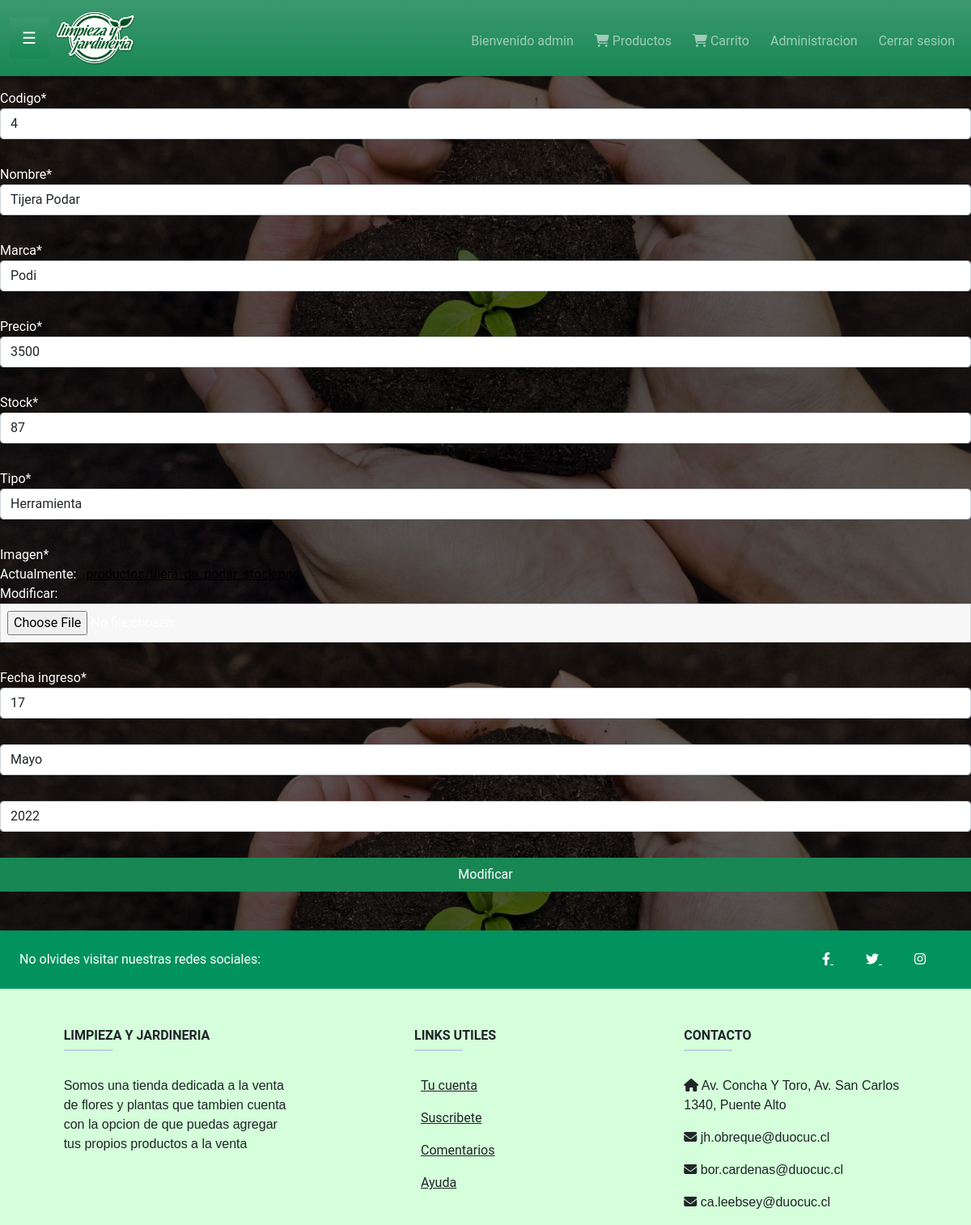
Page /Modificar/producto/4/ (signed in) on the committed database.
### app/models.py (models this page shows, shortened)
class Producto(models.Model):
    codigo = models.IntegerField(null=False,primary_key=True)
    nombre = models.CharField(max_length=100)
    marca = models.CharField(max_length=30)
    precio = models.IntegerField()
    stock = models.IntegerField()
    tipo = models.ForeignKey(TipoProducto,on_delete=models.CASCADE)
    descripcion = models.CharField(max_length=500)
    imagen = models.ImageField(upload_to="productos", null=True) #agregar campo de imagen
    fecha_ingreso = models.DateField() #Agregar campo de fecha
    created_at = models.DateField(auto_now_add=True)
    updated_at = models.DateField(auto_now=True)
    class Meta:
        db_table = 'db_producto'

class TipoProducto(models.Model):
    tipo = models.CharField(max_length=20)
    def __str__(self):
        return self.tipo
    class Meta:
        db_table = 'db_tipo_producto'

### app/views.py (the view)
# urls.py: path('Modificar/producto/<codigo>/', modificar_producto, name="modificar_producto"),
@permission_required('app.change_producto')
def modificar_producto(request, codigo):
    producto = Producto.objects.get(codigo=codigo)
    datos = {
        'form' : ProductoForm(instance=producto)
    }
    if request.method == 'POST':
        formulario = ProductoForm(data=request.POST,files=request.FILES,instance=producto)
        if formulario.is_valid():
            formulario.save()
            datos['mensaje'] = "Producto modificado correctamente!"
            datos['form'] = formulario
    return render(request, 'app/producto/modificar_producto.html', datos)

### app/forms.py
class ProductoForm(ModelForm):
    class Meta:
        model = Producto
        fields = ['codigo','nombre','marca','precio','stock','tipo','imagen','fecha_ingreso']
        nombre = forms.CharField(min_length=10,max_length=20)
        precio = forms.IntegerField(min_value=400)
        widgets = {
            'fecha_ingreso' : forms.SelectDateWidget(years=range(2020,2023))
                }

### app/templates/app/producto/modificar_producto.html (shortened to what this page needs)
{% extends 'app/base_loged.html' %}
{% load static %}
{% load crispy_forms_tags %}
{% block contenido %}
<form action="" method="post" enctype="multipart/form-data" style="color: white;">
<table>
    {{ form|crispy }}
</table>
    <input type="submit" class="btn-success" value="Modificar">
</form>
{% endblock %}

### app/templates/app/base_loged.html (shortened to what this page needs)
<!DOCTYPE html>
<html lang="en">
{% load static %}
  <head>
    <link href="https://cdn.jsdelivr.net/npm/bootstrap@5.1.3/dist/css/bootstrap.min.css" rel="stylesheet">
    <link rel="stylesheet" href="https://cdnjs.cloudflare.com/ajax/libs/font-awesome/6.1.1/css/all.min.css">
    <link rel="stylesheet" href="{% static 'app/css/style.css' %}">
    <link rel="stylesheet" href="{% static 'app/css/Style2.css' %}">
    <link rel="stylesheet" href="{% static 'app/css/Style3.css' %}">
    <link rel="stylesheet" href="{% static 'app/css/Style profile setting.css' %}">
    <link rel="stylesheet" href="{% static 'app/css/Style5.css' %}">
<link rel="stylesheet" href="https://cdnjs.cloudflare.com/ajax/libs/limonte-sweetalert2/11.4.8/sweetalert2.css"
 />
  </head>
<body>
  <!DOCTYPE html>
<html>
<head>
</head>
<body >
</body>
</html>
    <nav class="navbar navbar-expand-sm bg-success bg-gradient navbar-dark">
        <div class="container-fluid">
          <div id="main">
            <button style="z-index: 1;" class="openbtn bg-success bg-gradient navbar-dark" onclick="openNav()" >☰</button>
          </div>
            <a class="navbar-brand" href="" ><img src="{% static 'app/img/jardinieria logo .png' %}" width="100" alt="" onload="closeNav()"></a>
            <div class="collapse navbar-collapse justify-content-end" id="collapsibleNavbar">
                <ul class="navbar-nav">
                    <li class="nav-item mt-1">
                      <ul class="navbar-nav">
                        <li class="nav-item mt-1">
                          <a class="nav-link">Bienvenido {{ user.username}}</a>
                        </li>
                      <li class="nav-item mt-1">
                        <a class="nav-link"  href="Pagina/" ><i class="fa fa-shopping-cart"></i> Productos </a>
                      </li>
                      <li class="nav-item mt-1">
                        <a class="nav-link"  href="Carrito/" ><i class="fa fa-shopping-cart"></i> Carrito </a>
                      </li>
                      {% if user.is_staff == 1 %}
                      <li class="nav-item mt-1">
                        <a class="nav-link"  href="http://127.0.0.1:8000/admin/" > Administracion </a>
                      </li>
                      {% endif %}
                      {% if user.is_authenticated %}
                        <li class="nav-item mt-1">
                          <a class="nav-link" href="{% url 'logout' %}">Cerrar sesion</a>
                        </li>
                      {% endif %}
                </ul>
            </div>
        </div>
    </nav>
        {% block contenido %}
        {% endblock %}
  <footer class="text-center text-lg-start text-dark" style="background-color: #d4ffda">
    <section class="d-flex justify-content-between p-4 text-white" style="background-color: #00925f">
      <div class="me-5">
        <span>No olvides visitar nuestras redes sociales:</span>
      </div>
      <div>
        <a href="https://es-la.facebook.com/ventadeplantas1234/" class="text-white me-4">
          <i class="fab fa-facebook-f"></i>
        </a>
        <a href="https://twitter.com/floresiplantas?lang=es" class="text-white me-4">
          <i class="fab fa-twitter"></i>
        </a>
        <a href="https://www.instagram.com/todoplantaspierola/?hl=es" class="text-white me-4">
          <i class="fab fa-instagram"></i>
        </a>
      </div>
    </section>
    <section class="">
      <div class="text-center text-md-start mt-5">
        <div class="row mt-3">
          <div class="col-md-3 col-lg-4 col-xl-3 mx-auto mb-4">
            <h6 class="text-uppercase fw-bold">Limpieza y Jardineria</h6>
            <hr
                class="mb-4 mt-0 d-inline-block mx-auto"
                style="width: 60px; background-color: #7c4dff; height: 2px"
                />
            <p>
              Somos una tienda dedicada a la venta de flores y plantas
              que tambien cuenta con la opcion de que puedas agregar tus
              propios productos a la venta
            </p>
          </div>
          <div class="col-md-3 col-lg-2 col-xl-2 mx-auto mb-4">
            <h6 class="text-uppercase fw-bold">Links Utiles</h6>
            <hr
                class="mb-4 mt-0 d-inline-block mx-auto"
                style="width: 60px; background-color: #7c4dff; height: 2px"
                />
            <p>
              <a href="#!" class="text-dark">Tu cuenta</a>
            </p>
            <p>
              <a href="Suscripcion_no_login.html" class="text-dark">Suscribete</a>
            </p>
            <p>
              <a href="#!" class="text-dark">Comentarios</a>
            </p>
            <p>
              <a href="#!" class="text-dark">Ayuda</a>
            </p>
          </div>
          <div class="col-md-4 col-lg-3 col-xl-3 mx-auto mb-md-0 mb-4">
            <h6 class="text-uppercase fw-bold">Contacto</h6>
            <hr
                class="mb-4 mt-0 d-inline-block mx-auto"
                style="width: 60px; background-color: #7c4dff; height: 2px"
                />
            <p><i class="fas fa-home mr-3"></i> Av. Concha Y Toro, Av. San Carlos 1340, Puente Alto</p>
            <p><i class="fas fa-envelope mr-3"></i> jh.obreque@duocuc.cl</p>
            <p><i class="fas fa-envelope mr-3"></i> bor.cardenas@duocuc.cl</p>
            <p><i class="fas fa-envelope mr-3"></i> ca.leebsey@duocuc.cl</p>
          </div>
</footer>
</html>

### app/static/app/css/style.css (style rules this page uses)
.nav-link { color: rgb(107, 107, 107); }
hr { color: white; }
body { height: 100%; background-repeat: repeat; background-size: cover; position: absolute; top: 0; left: 0; width: 100%; height: 100%; z-index: -1; background-image: url(../img/fondo.jpg); background-size: cover; }
body { background-color: #eeeeee; font-family: 'Open Sans', serif }
p { margin-top: 0; margin-bottom: 1rem }
.row { margin: 0 }
a { padding: 0 1vh }
hr { margin-top: 1.25rem }
form { padding: 2vh 0 }
select { border: 1px solid rgba(0, 0, 0, 0.137); padding: 1.5vh 1vh; margin-bottom: 4vh; outline: none; width: 100%; background-color: rgb(247, 247, 247) }
input { border: 1px solid rgba(0, 0, 0, 0.137); padding: 1vh; margin-bottom: 4vh; outline: none; width: 100%; background-color: rgb(247, 247, 247) }
a { color: black }
body { background-color: #B3E5FC; border-radius: 10px }
body { font-family: "Lato", sans-serif; }
.openbtn { font-size: 20px; cursor: pointer; background-color: #111; color: white; padding: 10px 15px; border: none; }
#main { transition: margin-left .5s; padding: 0px; }

### app/static/app/css/Style2.css (style rules this page uses)
* { padding: 0; margin: 0; box-sizing: border-box }
body { background-color: #777; font-family: 'Poppins', sans-serif }
.navbar { padding: 0.5rem 0rem }
.navbar .navbar-brand { font-size: 30px }
.navbar-nav .nav-item { padding: 0px 0px 0px 10px }

### app/static/app/css/Style3.css (style rules this page uses)
* { padding: 0; margin: 0 }

### app/static/app/css/style5.css (style rules this page uses)
p { font-weight: normal; font-family: 'Nunito', sans-serif; }
* { margin: 0; padding: 0; box-sizing: border-box; font-family: 'Roboto', sans-serif }
::placeholder { color: black; font-weight: 600; }

### rows in the picture
Producto: codigo "4", nombre "Tijera Podar", marca "Podi", precio "3500", stock "87"
TipoProducto: tipo "Herramienta"

### other values in the picture
{{ user.username }} "admin"
